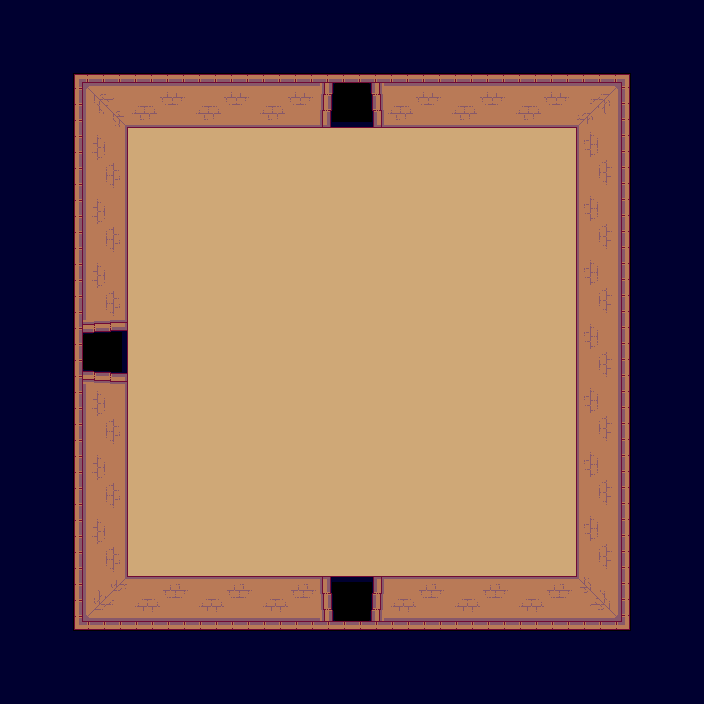

The image is a tile-based game level rendered from a .tmx file. Its description and complete source (layers, tilesets, objects, tile grids) follow:
An orthogonal 11x11 tile map with 64x64 px tiles, 2 tile layers (background, collision) and 4 objects (3x door, hero).

<map version="1.0" tiledversion="1.0.3" orientation="orthogonal" renderorder="right-down" width="11" height="11" tilewidth="64" tileheight="64" nextobjectid="5">
 <tileset firstgid="1" name="tileset" tilewidth="64" tileheight="64" tilecount="16" columns="4">
  <image source="../images/tileset.png" width="256" height="256" />
 </tileset>
 <layer name="background" width="11" height="11">
  <data>
   <tile gid="0" />
   <tile gid="0" />
   <tile gid="0" />
   <tile gid="0" />
   <tile gid="0" />
   <tile gid="0" />
   <tile gid="0" />
   <tile gid="0" />
   <tile gid="0" />
   <tile gid="0" />
   <tile gid="0" />
   <tile gid="0" />
   <tile gid="0" />
   <tile gid="0" />
   <tile gid="0" />
   <tile gid="0" />
   <tile gid="16" />
   <tile gid="0" />
   <tile gid="0" />
   <tile gid="0" />
   <tile gid="0" />
   <tile gid="0" />
   <tile gid="0" />
   <tile gid="0" />
   <tile gid="6" />
   <tile gid="6" />
   <tile gid="6" />
   <tile gid="6" />
   <tile gid="6" />
   <tile gid="6" />
   <tile gid="6" />
   <tile gid="0" />
   <tile gid="0" />
   <tile gid="0" />
   <tile gid="0" />
   <tile gid="6" />
   <tile gid="6" />
   <tile gid="6" />
   <tile gid="6" />
   <tile gid="6" />
   <tile gid="6" />
   <tile gid="6" />
   <tile gid="0" />
   <tile gid="0" />
   <tile gid="0" />
   <tile gid="0" />
   <tile gid="6" />
   <tile gid="6" />
   <tile gid="6" />
   <tile gid="6" />
   <tile gid="6" />
   <tile gid="6" />
   <tile gid="6" />
   <tile gid="0" />
   <tile gid="0" />
   <tile gid="0" />
   <tile gid="13" />
   <tile gid="6" />
   <tile gid="6" />
   <tile gid="6" />
   <tile gid="6" />
   <tile gid="6" />
   <tile gid="6" />
   <tile gid="6" />
   <tile gid="0" />
   <tile gid="0" />
   <tile gid="0" />
   <tile gid="0" />
   <tile gid="6" />
   <tile gid="6" />
   <tile gid="6" />
   <tile gid="6" />
   <tile gid="6" />
   <tile gid="6" />
   <tile gid="6" />
   <tile gid="0" />
   <tile gid="0" />
   <tile gid="0" />
   <tile gid="0" />
   <tile gid="6" />
   <tile gid="6" />
   <tile gid="6" />
   <tile gid="6" />
   <tile gid="6" />
   <tile gid="6" />
   <tile gid="6" />
   <tile gid="0" />
   <tile gid="0" />
   <tile gid="0" />
   <tile gid="0" />
   <tile gid="6" />
   <tile gid="6" />
   <tile gid="6" />
   <tile gid="6" />
   <tile gid="6" />
   <tile gid="6" />
   <tile gid="6" />
   <tile gid="0" />
   <tile gid="0" />
   <tile gid="0" />
   <tile gid="0" />
   <tile gid="0" />
   <tile gid="0" />
   <tile gid="0" />
   <tile gid="14" />
   <tile gid="0" />
   <tile gid="0" />
   <tile gid="0" />
   <tile gid="0" />
   <tile gid="0" />
   <tile gid="0" />
   <tile gid="0" />
   <tile gid="0" />
   <tile gid="0" />
   <tile gid="0" />
   <tile gid="0" />
   <tile gid="0" />
   <tile gid="0" />
   <tile gid="0" />
   <tile gid="0" />
   <tile gid="0" />
  </data>
 </layer>
 <layer name="collision" width="11" height="11">
  <properties>
   <property name="collision" value="true" />
  </properties>
  <data>
   <tile gid="4" />
   <tile gid="4" />
   <tile gid="4" />
   <tile gid="4" />
   <tile gid="4" />
   <tile gid="4" />
   <tile gid="4" />
   <tile gid="4" />
   <tile gid="4" />
   <tile gid="4" />
   <tile gid="4" />
   <tile gid="4" />
   <tile gid="1" />
   <tile gid="2" />
   <tile gid="2" />
   <tile gid="2" />
   <tile gid="0" />
   <tile gid="2" />
   <tile gid="2" />
   <tile gid="2" />
   <tile gid="3" />
   <tile gid="4" />
   <tile gid="4" />
   <tile gid="5" />
   <tile gid="0" />
   <tile gid="0" />
   <tile gid="0" />
   <tile gid="0" />
   <tile gid="0" />
   <tile gid="0" />
   <tile gid="0" />
   <tile gid="7" />
   <tile gid="4" />
   <tile gid="4" />
   <tile gid="5" />
   <tile gid="0" />
   <tile gid="0" />
   <tile gid="0" />
   <tile gid="0" />
   <tile gid="0" />
   <tile gid="0" />
   <tile gid="0" />
   <tile gid="7" />
   <tile gid="4" />
   <tile gid="4" />
   <tile gid="5" />
   <tile gid="0" />
   <tile gid="0" />
   <tile gid="0" />
   <tile gid="0" />
   <tile gid="0" />
   <tile gid="0" />
   <tile gid="0" />
   <tile gid="7" />
   <tile gid="4" />
   <tile gid="4" />
   <tile gid="0" />
   <tile gid="0" />
   <tile gid="0" />
   <tile gid="0" />
   <tile gid="0" />
   <tile gid="0" />
   <tile gid="0" />
   <tile gid="0" />
   <tile gid="7" />
   <tile gid="4" />
   <tile gid="4" />
   <tile gid="5" />
   <tile gid="0" />
   <tile gid="0" />
   <tile gid="0" />
   <tile gid="0" />
   <tile gid="0" />
   <tile gid="0" />
   <tile gid="0" />
   <tile gid="7" />
   <tile gid="4" />
   <tile gid="4" />
   <tile gid="5" />
   <tile gid="0" />
   <tile gid="0" />
   <tile gid="0" />
   <tile gid="0" />
   <tile gid="0" />
   <tile gid="0" />
   <tile gid="0" />
   <tile gid="7" />
   <tile gid="4" />
   <tile gid="4" />
   <tile gid="5" />
   <tile gid="0" />
   <tile gid="0" />
   <tile gid="0" />
   <tile gid="0" />
   <tile gid="0" />
   <tile gid="0" />
   <tile gid="0" />
   <tile gid="7" />
   <tile gid="4" />
   <tile gid="4" />
   <tile gid="9" />
   <tile gid="10" />
   <tile gid="10" />
   <tile gid="10" />
   <tile gid="0" />
   <tile gid="10" />
   <tile gid="10" />
   <tile gid="10" />
   <tile gid="11" />
   <tile gid="4" />
   <tile gid="4" />
   <tile gid="4" />
   <tile gid="4" />
   <tile gid="4" />
   <tile gid="4" />
   <tile gid="4" />
   <tile gid="4" />
   <tile gid="4" />
   <tile gid="4" />
   <tile gid="4" />
   <tile gid="4" />
  </data>
 </layer>
 <objectgroup name="objects">
  <object id="1" name="hero" type="hero" x="332" y="332" width="40" height="40">
   <properties>
    <property name="group" value="heroes" />
    <property name="texture" value="hero_spritesheet" />
    <property name="walking_speed" value="150" />
   </properties>
  </object>
  <object id="2" name="door_W" type="door" x="63" y="319" width="64" height="64">
   <properties>
    <property name="direction" value="W" />
    <property name="group" value="doors" />
    <property name="texture" value="" />
   </properties>
  </object>
  <object id="3" name="door_N" type="door" x="320" y="65" width="64" height="64">
   <properties>
    <property name="direction" value="N" />
    <property name="group" value="doors" />
    <property name="texture" value="" />
   </properties>
  </object>
  <object id="4" name="door_S" type="door" x="320" y="576" width="64" height="64">
   <properties>
    <property name="direction" value="S" />
    <property name="group" value="doors" />
    <property name="texture" value="" />
   </properties>
  </object>
 </objectgroup>
</map>
